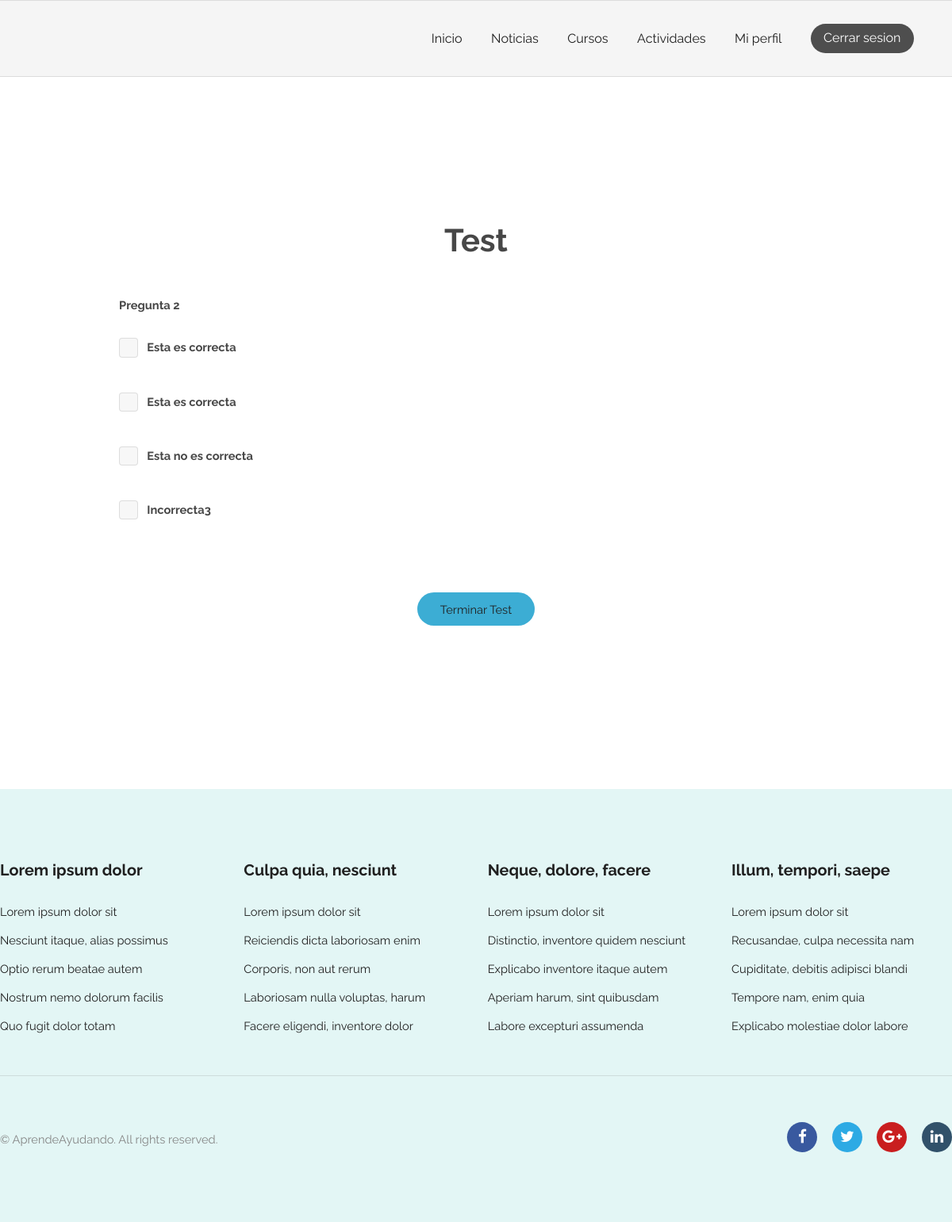
Screenshot of /quiz/doquiz/27/ (signed in) with the database file from the repository.
### quiz/models.py (models this page shows, shortened)
class Question(models.Model):
    text = models.CharField(max_length=500)
    question_score = models.IntegerField()  #Los puntos por cada respuesta positiva
    question_negative_score = models.IntegerField(default=0) #Los puntos negativos por cada respuesta erronea
    quiz = models.ForeignKey(Quiz, on_delete=models.CASCADE)

class Answer(models.Model):
    text = models.CharField(max_length=500)
    correct = models.BooleanField()
    question = models.ForeignKey(Question, on_delete=models.CASCADE)

### quiz/views.py (the view)
# urls.py: path('doquiz/<int:quiz_id>/', views.doQuiz, name='doQuiz'),
@login_required
def doQuiz(request, quiz_id):
    quiz = get_object_or_404(Quiz, pk=quiz_id)
    try:
        qualification = Qualification.objects.get(user=request.user, quiz=quiz, finish=False)
    except Qualification.DoesNotExist:
        qualification = Qualification.objects.create(
            user=request.user,
            total_score=0,
            quiz=quiz,
            finish=False
        )
        qualification.save()
    list_questions_asked = QuestionAsked.objects.values_list('question', flat=True).filter(qualification=qualification)
    if list_questions_asked:
        list_questions = Question.objects.filter(quiz=quiz).exclude(Q(id__in=list_questions_asked)).distinct()
    else:
        list_questions = Question.objects.filter(quiz=quiz)
    end_quiz = list_questions.count() == 0
    if end_quiz:
        qualification.finish = True
        qualification.save()
        return startQuiz(request, quiz.id)
    question = list_questions.first() #Escogemos la primera pregunta(En un futuro se podria poner de forma aleatoria por ej)
    answers = Answer.objects.filter(question=question)
    is_last_answer = list_questions.count() <= 1
    ctx = {
        'quiz':quiz,
        'question':question,
        'possible_answers':answers,
        'is_last_answer':is_last_answer
    }
    return render(request, 'quiz/doquiz.html', ctx)

### AprendeAyudando/templates/quiz/doquiz.html (shortened to what this page needs)
{% extends "registration/base.html" %}
{% block style %}
    {% load static %}
    <link rel="stylesheet" type="text/css" href="{% static 'activity/style.css' %}">
{% endblock %}
{% block content %}
    <div class="container 75% align-left minHeight">
    <h2 class="bigger align-center">Test</h2>
    <form action="{% url 'quiz:doQuizQuestionAsked' question.id %}" method="POST">
        <p><strong>{{question.text}}</strong></p>
        {% for answer in possible_answers %}
            <p>
                <label for="{{answer.id}}">
                    <strong>{{answer.text}}</strong>
                </label>
            </p>
        {% endfor %}
        <br>
        <br>
        <div class="align-center">
            {% if not is_last_answer %}
                <input type="submit"  value="Siguiente pregunta">
            {% else %}
                <input type="submit" value="Terminar Test">
            {% endif %}
        </div>
    </form>
    </div>
{% endblock %}

### AprendeAyudando/static/general/css/skel.css (style rules this page uses)
html,body,div,span,applet,object,iframe,h1,h2,h3,h4,h5,h6,p,blockquote,pre,a,abbr,acronym,address,big,cite,code,del,dfn,em,img,ins,kbd,q,s,samp,small,strike,strong,sub,sup,tt,var,b,u,i,center,dl,dt,dd,ol,ul,li,fieldset,form,label,legend,table,caption,tbody,tfoot,thead,tr,th,td,article,aside,canvas,details,embed,figure,figcaption,footer,header,hgroup,menu,nav,output,ruby,section,summary,time,mark,audio,video { margin:0;padding:0;border:0;font-size:100%;font:inherit;vertical-align:baseline; }
body { line-height:1; }
body { -webkit-text-size-adjust:none }
*, *:before, *:after { -moz-box-sizing: border-box; -webkit-box-sizing: border-box; box-sizing: border-box; }
.container { margin-left: auto; margin-right: auto; width: 1200px; }
.container.\37 5\25 { width: 900px; }

### AprendeAyudando/static/general/css/style.css (style rules this page uses)
body { background: #fff; }
body, input, select, textarea { color: #444; font-family: "Raleway", Helvetica, sans-serif; font-size: 13pt; font-weight: 400; line-height: 1.65em; }
strong, b { color: #474747; font-weight: 700; }
p { margin: 0 0 2em 0; }
h1, h2, h3, h4, h5, h6 { color: #474747; font-weight: 700; line-height: 1em; margin: 0 0 1em 0; }
h2 { font-size: 1.75em; line-height: 1.5em; }
.align-left { text-align: left; }
.align-center { text-align: center; }
form { margin: 0 0 2em 0; }
label { color: #474747; display: block; font-size: 0.9em; font-weight: 700; margin: 0 0 1em 0; }
input[type="checkbox"] + label, input[type="radio"] + label { text-decoration: none; color: #444; cursor: pointer; display: inline-block; font-size: 1em; font-weight: 400; padding-left: 2.4em; padding-right: 0.75em; position: relative; }
input[type="checkbox"] + label:before, input[type="radio"] + label:before { -moz-osx-font-smoothing: grayscale; -webkit-font-smoothing: antialiased; font-family: FontAwesome; font-style: normal; font-weight: normal; text-transform: none !important; }
input[type="checkbox"] + label:before, input[type="radio"] + label:before { background: rgba(144, 144, 144, 0.075); border-radius: 4px; border: solid 1px rgba(144, 144, 144, 0.25); content: ''; display: inline-block; height: 1.65em; left: 0; line-height: 1.58125em; position: absolute; text-align: center; top: 0; width: 1.65em; }
input[type="checkbox"] + label:before { border-radius: 4px; }
input[type="submit"], input[type="reset"], input[type="button"], a[type="submit"], .button { -moz-appearance: none; -webkit-appearance: none; -o-appearance: none; -ms-appearance: none; appearance: none; -moz-transition: background-color 0.2s ease-in-out, color 0.2s ease-in-out; -webkit-transition: background-color 0.2s ease-in-out, color 0.2s ease-in-out; -o-transition: background-color 0.2s ease-in-out, color 0.2s ease-in-out; -ms-transition: background-color 0.2s ease-in-out, color 0.2s ease-in-out; transition: background-color 0.2s ease-in-out, color 0.2s ease-in-out; background-color: #3cadd4; border-radius: 30px; border: 0; color: #202020 !important; cursor: pointer; display: inline-block; font-weight: 400; height: 2.85em; line-height: 2.95em; padding: 0 2em; text-align: center; text-decoration: none; white-space: nowrap; }
.minHeight { padding: 12em 0em 12em; }
.bigger { font-size: 40px; }

### AprendeAyudando/static/general/css/style-xlarge.css (style rules this page uses)
body, input, select, textarea { font-size: 11pt; }

### rows the page displays
Question: text "Pregunta 2"
Answer: text "Esta es correcta"
Answer: text "Esta es correcta"
Answer: text "Esta no es correcta"
Answer: text "Incorrecta3"
